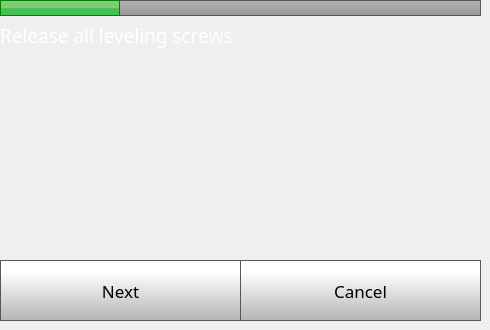
    <widget class="QWidget" name="step2Page">
     <widget class="QLabel" name="caliberateLabel_7">
      <property name="geometry">
       <rect>
        <x>0</x>
        <y>20</y>
        <width>471</width>
        <height>31</height>
       </rect>
      </property>
      <property name="font">
       <font>
        <family>Gotham</family>
        <pointsize>14</pointsize>
        <weight>50</weight>
        <bold>false</bold>
       </font>
      </property>
      <property name="styleSheet">
       <string notr="true">color: rgb(255, 255, 255);</string>
      </property>
      <property name="text">
       <string>Release all leveling screws</string>
      </property>
      <property name="wordWrap">
       <bool>true</bool>
      </property>
     </widget>
     <widget class="QPushButton" name="step2NextButton">
      <property name="geometry">
       <rect>
        <x>0</x>
        <y>260</y>
        <width>241</width>
        <height>61</height>
       </rect>
      </property>
      <property name="font">
       <font>
        <family>Gotham</family>
        <pointsize>13</pointsize>
       </font>
      </property>
      <property name="styleSheet">
       <string notr="true">QPushButton {
     border: 1px solid rgb(87, 87, 87);
	background-color: qlineargradient(spread:pad, x1:0, y1:1, x2:0, y2:0.188, stop:0 rgba(180, 180, 180, 255), stop:1 rgba(255, 255, 255, 255));


}

QPushButton:pressed {
    background-color: qlineargradient(x1: 0, y1: 0, x2: 0, y2: 1,
                                      stop: 0 #dadbde, stop: 1 #f6f7fa);
}

QPushButton:flat {
    border: none; /* no border for a flat push button */
}

QPushButton:default {
    border-color: navy; /* make the default button prominent */
}

QPushButton:focus {
	outline: none;
}</string>
      </property>
      <property name="text">
       <string>Next</string>
      </property>
      <property name="iconSize">
       <size>
        <width>40</width>
        <height>40</height>
       </size>
      </property>
     </widget>
     <widget class="QLabel" name="caliberateLabel_8">
      <property name="geometry">
       <rect>
        <x>0</x>
        <y>0</y>
        <width>120</width>
        <height>16</height>
       </rect>
      </property>
      <property name="font">
       <font>
        <family>Gotham</family>
        <pointsize>14</pointsize>
        <weight>50</weight>
        <bold>false</bold>
       </font>
      </property>
      <property name="styleSheet">
       <string notr="true">	background-color: qlineargradient(spread:pad, x1:0, y1:0.523, x2:0, y2:0.534, stop:0 rgba(130, 203, 117, 255), stop:1 rgba(66, 191, 85, 255));
border: 1px solid green;</string>
      </property>
      <property name="text">
       <string/>
      </property>
     </widget>
     <widget class="QPushButton" name="step2CancelButton">
      <property name="geometry">
       <rect>
        <x>240</x>
        <y>260</y>
        <width>241</width>
        <height>61</height>
       </rect>
      </property>
      <property name="font">
       <font>
        <family>Gotham</family>
        <pointsize>13</pointsize>
       </font>
      </property>
      <property name="styleSheet">
       <string notr="true">QPushButton {
     border: 1px solid rgb(87, 87, 87);
	background-color: qlineargradient(spread:pad, x1:0, y1:1, x2:0, y2:0.188, stop:0 rgba(180, 180, 180, 255), stop:1 rgba(255, 255, 255, 255));


}

QPushButton:pressed {
    background-color: qlineargradient(x1: 0, y1: 0, x2: 0, y2: 1,
                                      stop: 0 #dadbde, stop: 1 #f6f7fa);
}

QPushButton:flat {
    border: none; /* no border for a flat push button */
}

QPushButton:default {
    border-color: navy; /* make the default button prominent */
}

QPushButton:focus {
	outline: none;
}</string>
      </property>
      <property name="text">
       <string>Cancel</string>
      </property>
      <property name="iconSize">
       <size>
        <width>40</width>
        <height>40</height>
       </size>
      </property>
     </widget>
     <widget class="QLabel" name="releaseAllLevelingScrewsLabel">
      <property name="geometry">
       <rect>
        <x>60</x>
        <y>60</y>
        <width>360</width>
        <height>240</height>
       </rect>
      </property>
      <property name="styleSheet">
       <string notr="true">background-color: rgba(255, 255, 255, 0);</string>
      </property>
      <property name="text">
       <string/>
      </property>
      <property name="scaledContents">
       <bool>true</bool>
      </property>
     </widget>
     <widget class="QLabel" name="caliberateLabel_21">
      <property name="geometry">
       <rect>
        <x>0</x>
        <y>0</y>
        <width>481</width>
        <height>16</height>
       </rect>
      </property>
      <property name="font">
       <font>
        <family>Gotham</family>
        <pointsize>14</pointsize>
        <weight>50</weight>
        <bold>false</bold>
       </font>
      </property>
      <property name="styleSheet">
       <string notr="true">    border: 1px solid rgb(87, 87, 87);
 /*  border-bottom-left-radius: 10px;
 border-bottom-right-radius: 10px;*/
	background-color: qlineargradient(spread:pad, x1:0, y1:1, x2:0, y2:0, stop:0 rgba(150, 150, 150, 255), stop:1 rgba(180, 180, 180, 255));</string>
      </property>
      <property name="text">
       <string/>
      </property>
     </widget>
     <zorder>releaseAllLevelingScrewsLabel</zorder>
     <zorder>caliberateLabel_21</zorder>
     <zorder>caliberateLabel_7</zorder>
     <zorder>step2NextButton</zorder>
     <zorder>caliberateLabel_8</zorder>
     <zorder>step2CancelButton</zorder>
    </widget>
